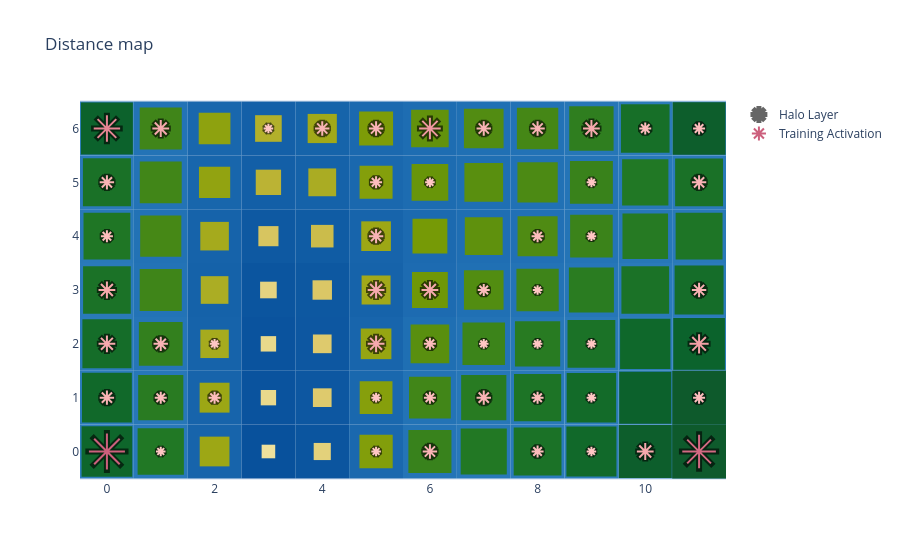

Write notebook code for a chart like this one.
### Code cell
basin.pond() \
    .pad_layer(gap="nogap") \
    .petal_layer() \
    .visualize();

### Figure 1 — Plotly figure (JSON) as saved in the notebook; plotly's stock layout.template omitted (floating-point values rounded to 4 significant figures)
{"data": [{"marker": {"color": "black", "line": {"color": "black", "width": 6}, "opacity": 0.6, "size": [36.0, 9.6, 9.6, 14.4, 12.0, 9.6, 16.8, 33.6, 14.4, 12.0, 12.0, 9.6, 12.0, 14.4, 12.0, 9.6, 12.0, 16.8, 14.4, 9.6, 16.8, 12.0, 9.6, 9.6, 9.6, 19.2, 16.8, 16.8, 16.8, 12.0, 9.6, 14.4, 12.0, 14.4, 12.0, 9.6, 14.4, 12.0, 9.6, 9.6, 14.4, 26.4, 16.8, 9.6, 14.4, 14.4, 21.6, 14.4, 14.4, 16.8, 12.0, 12.0], "symbol": "asterisk"}, "mode": "markers", "name": "Halo Layer", "x": [0, 1, 5, 6, 8, 9, 10, 11, 0, 1, 2, 5, 6, 7, 8, 9, 11, 0, 1, 2, 5, 6, 7, 8, 9, 11, 0, 5, 6, 7, 8, 11, 0, 5, 8, 9, 0, 5, 6, 9, 11, 0, 1, 3, 4, 5, 6, 7, 8, 9, 10, 11], "y": [0, 0, 0, 0, 0, 0, 0, 0, 1, 1, 1, 1, 1, 1, 1, 1, 1, 2, 2, 2, 2, 2, 2, 2, 2, 2, 3, 3, 3, 3, 3, 3, 4, 4, 4, 4, 5, 5, 5, 5, 5, 6, 6, 6, 6, 6, 6, 6, 6, 6, 6, 6], "type": "scatter"}, {"marker": {"color": [12, 1, 1, 3, 2, 1, 4, 11, 3, 2, 2, 1, 2, 3, 2, 1, 2, 4, 3, 1, 4, 2, 1, 1, 1, 5, 4, 4, 4, 2, 1, 3, 2, 3, 2, 1, 3, 2, 1, 1, 3, 8, 4, 1, 3, 3, 6, 3, 3, 4, 2, 2], "colorscale": [[0.0, "rgb(255, 198, 196)"], [0.3333, "rgb(244, 163, 168)"], [0.6667, "rgb(227, 129, 145)"], [1.0, "rgb(204, 96, 125)"]], "line": {"color": [12, 1, 1, 3, 2, 1, 4, 11, 3, 2, 2, 1, 2, 3, 2, 1, 2, 4, 3, 1, 4, 2, 1, 1, 1, 5, 4, 4, 4, 2, 1, 3, 2, 3, 2, 1, 3, 2, 1, 1, 3, 8, 4, 1, 3, 3, 6, 3, 3, 4, 2, 2], "colorscale": [[0.0, "rgb(255, 198, 196)"], [0.3333, "rgb(244, 163, 168)"], [0.6667, "rgb(227, 129, 145)"], [1.0, "rgb(204, 96, 125)"]], "width": 2}, "opacity": 1, "size": [30.0, 8.0, 8.0, 12.0, 10.0, 8.0, 14.0, 28.0, 12.0, 10.0, 10.0, 8.0, 10.0, 12.0, 10.0, 8.0, 10.0, 14.0, 12.0, 8.0, 14.0, 10.0, 8.0, 8.0, 8.0, 16.0, 14.0, 14.0, 14.0, 10.0, 8.0, 12.0, 10.0, 12.0, 10.0, 8.0, 12.0, 10.0, 8.0, 8.0, 12.0, 22.0, 14.0, 8.0, 12.0, 12.0, 18.0, 12.0, 12.0, 14.0, 10.0, 10.0], "symbol": "asterisk"}, "mode": "markers", "name": "Training Activation", "x": [0, 1, 5, 6, 8, 9, 10, 11, 0, 1, 2, 5, 6, 7, 8, 9, 11, 0, 1, 2, 5, 6, 7, 8, 9, 11, 0, 5, 6, 7, 8, 11, 0, 5, 8, 9, 0, 5, 6, 9, 11, 0, 1, 3, 4, 5, 6, 7, 8, 9, 10, 11], "y": [0, 0, 0, 0, 0, 0, 0, 0, 1, 1, 1, 1, 1, 1, 1, 1, 1, 2, 2, 2, 2, 2, 2, 2, 2, 2, 3, 3, 3, 3, 3, 3, 4, 4, 4, 4, 5, 5, 5, 5, 5, 6, 6, 6, 6, 6, 6, 6, 6, 6, 6, 6], "type": "scatter"}], "layout": {"shapes": [{"fillcolor": "rgb(45, 125, 187)", "layer": "between", "line": {"width": 0}, "type": "rect", "x0": -0.5, "x1": 0.5, "xref": "x", "y0": -0.5, "y1": 0.5, "yref": "y"}, {"fillcolor": "rgb(40, 120, 185)", "layer": "between", "line": {"width": 0}, "type": "rect", "x0": 0.5, "x1": 1.5, "xref": "x", "y0": -0.5, "y1": 0.5, "yref": "y"}, {"fillcolor": "rgb(23, 100, 171)", "layer": "between", "line": {"width": 0}, "type": "rect", "x0": 1.5, "x1": 2.5, "xref": "x", "y0": -0.5, "y1": 0.5, "yref": "y"}, {"fillcolor": "rgb(8, 81, 156)", "layer": "between", "line": {"width": 0}, "type": "rect", "x0": 2.5, "x1": 3.5, "xref": "x", "y0": -0.5, "y1": 0.5, "yref": "y"}, {"fillcolor": "rgb(11, 85, 159)", "layer": "between", "line": {"width": 0}, "type": "rect", "x0": 3.5, "x1": 4.5, "xref": "x", "y0": -0.5, "y1": 0.5, "yref": "y"}, {"fillcolor": "rgb(26, 104, 174)", "layer": "between", "line": {"width": 0}, "type": "rect", "x0": 4.5, "x1": 5.5, "xref": "x", "y0": -0.5, "y1": 0.5, "yref": "y"}, {"fillcolor": "rgb(36, 116, 183)", "layer": "between", "line": {"width": 0}, "type": "rect", "x0": 5.5, "x1": 6.5, "xref": "x", "y0": -0.5, "y1": 0.5, "yref": "y"}, {"fillcolor": "rgb(40, 120, 185)", "layer": "between", "line": {"width": 0}, "type": "rect", "x0": 6.5, "x1": 7.5, "xref": "x", "y0": -0.5, "y1": 0.5, "yref": "y"}, {"fillcolor": "rgb(42, 122, 186)", "layer": "between", "line": {"width": 0}, "type": "rect", "x0": 7.5, "x1": 8.5, "xref": "x", "y0": -0.5, "y1": 0.5, "yref": "y"}, {"fillcolor": "rgb(45, 125, 187)", "layer": "between", "line": {"width": 0}, "type": "rect", "x0": 8.5, "x1": 9.5, "xref": "x", "y0": -0.5, "y1": 0.5, "yref": "y"}, {"fillcolor": "rgb(48, 128, 189)", "layer": "between", "line": {"width": 0}, "type": "rect", "x0": 9.5, "x1": 10.5, "xref": "x", "y0": -0.5, "y1": 0.5, "yref": "y"}, {"fillcolor": "rgb(49, 129, 189)", "layer": "between", "line": {"width": 0}, "type": "rect", "x0": 10.5, "x1": 11.5, "xref": "x", "y0": -0.5, "y1": 0.5, "yref": "y"}, {"fillcolor": "rgb(44, 124, 187)", "layer": "between", "line": {"width": 0}, "type": "rect", "x0": -0.5, "x1": 0.5, "xref": "x", "y0": 0.5, "y1": 1.5, "yref": "y"}, {"fillcolor": "rgb(39, 119, 184)", "layer": "between", "line": {"width": 0}, "type": "rect", "x0": 0.5, "x1": 1.5, "xref": "x", "y0": 0.5, "y1": 1.5, "yref": "y"}, {"fillcolor": "rgb(23, 100, 171)", "layer": "between", "line": {"width": 0}, "type": "rect", "x0": 1.5, "x1": 2.5, "xref": "x", "y0": 0.5, "y1": 1.5, "yref": "y"}, {"fillcolor": "rgb(10, 83, 158)", "layer": "between", "line": {"width": 0}, "type": "rect", "x0": 2.5, "x1": 3.5, "xref": "x", "y0": 0.5, "y1": 1.5, "yref": "y"}, {"fillcolor": "rgb(13, 87, 161)", "layer": "between", "line": {"width": 0}, "type": "rect", "x0": 3.5, "x1": 4.5, "xref": "x", "y0": 0.5, "y1": 1.5, "yref": "y"}, {"fillcolor": "rgb(26, 104, 174)", "layer": "between", "line": {"width": 0}, "type": "rect", "x0": 4.5, "x1": 5.5, "xref": "x", "y0": 0.5, "y1": 1.5, "yref": "y"}, {"fillcolor": "rgb(35, 115, 182)", "layer": "between", "line": {"width": 0}, "type": "rect", "x0": 5.5, "x1": 6.5, "xref": "x", "y0": 0.5, "y1": 1.5, "yref": "y"}, {"fillcolor": "rgb(39, 119, 184)", "layer": "between", "line": {"width": 0}, "type": "rect", "x0": 6.5, "x1": 7.5, "xref": "x", "y0": 0.5, "y1": 1.5, "yref": "y"}, {"fillcolor": "rgb(41, 121, 185)", "layer": "between", "line": {"width": 0}, "type": "rect", "x0": 7.5, "x1": 8.5, "xref": "x", "y0": 0.5, "y1": 1.5, "yref": "y"}, {"fillcolor": "rgb(44, 124, 187)", "layer": "between", "line": {"width": 0}, "type": "rect", "x0": 8.5, "x1": 9.5, "xref": "x", "y0": 0.5, "y1": 1.5, "yref": "y"}, {"fillcolor": "rgb(47, 127, 188)", "layer": "between", "line": {"width": 0}, "type": "rect", "x0": 9.5, "x1": 10.5, "xref": "x", "y0": 0.5, "y1": 1.5, "yref": "y"}, {"fillcolor": "rgb(49, 129, 189)", "layer": "between", "line": {"width": 0}, "type": "rect", "x0": 10.5, "x1": 11.5, "xref": "x", "y0": 0.5, "y1": 1.5, "yref": "y"}, {"fillcolor": "rgb(43, 123, 186)", "layer": "between", "line": {"width": 0}, "type": "rect", "x0": -0.5, "x1": 0.5, "xref": "x", "y0": 1.5, "y1": 2.5, "yref": "y"}, {"fillcolor": "rgb(37, 117, 183)", "layer": "between", "line": {"width": 0}, "type": "rect", "x0": 0.5, "x1": 1.5, "xref": "x", "y0": 1.5, "y1": 2.5, "yref": "y"}, {"fillcolor": "rgb(22, 99, 170)", "layer": "between", "line": {"width": 0}, "type": "rect", "x0": 1.5, "x1": 2.5, "xref": "x", "y0": 1.5, "y1": 2.5, "yref": "y"}, {"fillcolor": "rgb(10, 83, 158)", "layer": "between", "line": {"width": 0}, "type": "rect", "x0": 2.5, "x1": 3.5, "xref": "x", "y0": 1.5, "y1": 2.5, "yref": "y"}, {"fillcolor": "rgb(13, 87, 161)", "layer": "between", "line": {"width": 0}, "type": "rect", "x0": 3.5, "x1": 4.5, "xref": "x", "y0": 1.5, "y1": 2.5, "yref": "y"}, {"fillcolor": "rgb(24, 101, 172)", "layer": "between", "line": {"width": 0}, "type": "rect", "x0": 4.5, "x1": 5.5, "xref": "x", "y0": 1.5, "y1": 2.5, "yref": "y"}, {"fillcolor": "rgb(31, 111, 179)", "layer": "between", "line": {"width": 0}, "type": "rect", "x0": 5.5, "x1": 6.5, "xref": "x", "y0": 1.5, "y1": 2.5, "yref": "y"}, {"fillcolor": "rgb(35, 115, 182)", "layer": "between", "line": {"width": 0}, "type": "rect", "x0": 6.5, "x1": 7.5, "xref": "x", "y0": 1.5, "y1": 2.5, "yref": "y"}, {"fillcolor": "rgb(39, 119, 184)", "layer": "between", "line": {"width": 0}, "type": "rect", "x0": 7.5, "x1": 8.5, "xref": "x", "y0": 1.5, "y1": 2.5, "yref": "y"}, {"fillcolor": "rgb(42, 122, 186)", "layer": "between", "line": {"width": 0}, "type": "rect", "x0": 8.5, "x1": 9.5, "xref": "x", "y0": 1.5, "y1": 2.5, "yref": "y"}, {"fillcolor": "rgb(45, 125, 187)", "layer": "between", "line": {"width": 0}, "type": "rect", "x0": 9.5, "x1": 10.5, "xref": "x", "y0": 1.5, "y1": 2.5, "yref": "y"}, {"fillcolor": "rgb(47, 127, 188)", "layer": "between", "line": {"width": 0}, "type": "rect", "x0": 10.5, "x1": 11.5, "xref": "x", "y0": 1.5, "y1": 2.5, "yref": "y"}, {"fillcolor": "rgb(42, 122, 186)", "layer": "between", "line": {"width": 0}, "type": "rect", "x0": -0.5, "x1": 0.5, "xref": "x", "y0": 2.5, "y1": 3.5, "yref": "y"}, {"fillcolor": "rgb(35, 115, 182)", "layer": "between", "line": {"width": 0}, "type": "rect", "x0": 0.5, "x1": 1.5, "xref": "x", "y0": 2.5, "y1": 3.5, "yref": "y"}, {"fillcolor": "rgb(21, 98, 169)", "layer": "between", "line": {"width": 0}, "type": "rect", "x0": 1.5, "x1": 2.5, "xref": "x", "y0": 2.5, "y1": 3.5, "yref": "y"}, {"fillcolor": "rgb(11, 85, 159)", "layer": "between", "line": {"width": 0}, "type": "rect", "x0": 2.5, "x1": 3.5, "xref": "x", "y0": 2.5, "y1": 3.5, "yref": "y"}, {"fillcolor": "rgb(13, 88, 161)", "layer": "between", "line": {"width": 0}, "type": "rect", "x0": 3.5, "x1": 4.5, "xref": "x", "y0": 2.5, "y1": 3.5, "yref": "y"}, {"fillcolor": "rgb(22, 99, 170)", "layer": "between", "line": {"width": 0}, "type": "rect", "x0": 4.5, "x1": 5.5, "xref": "x", "y0": 2.5, "y1": 3.5, "yref": "y"}, {"fillcolor": "rgb(29, 107, 177)", "layer": "between", "line": {"width": 0}, "type": "rect", "x0": 5.5, "x1": 6.5, "xref": "x", "y0": 2.5, "y1": 3.5, "yref": "y"}, {"fillcolor": "rgb(32, 112, 180)", "layer": "between", "line": {"width": 0}, "type": "rect", "x0": 6.5, "x1": 7.5, "xref": "x", "y0": 2.5, "y1": 3.5, "yref": "y"}, {"fillcolor": "rgb(35, 115, 182)", "layer": "between", "line": {"width": 0}, "type": "rect", "x0": 7.5, "x1": 8.5, "xref": "x", "y0": 2.5, "y1": 3.5, "yref": "y"}, {"fillcolor": "rgb(38, 118, 184)", "layer": "between", "line": {"width": 0}, "type": "rect", "x0": 8.5, "x1": 9.5, "xref": "x", "y0": 2.5, "y1": 3.5, "yref": "y"}, {"fillcolor": "rgb(42, 122, 186)", "layer": "between", "line": {"width": 0}, "type": "rect", "x0": 9.5, "x1": 10.5, "xref": "x", "y0": 2.5, "y1": 3.5, "yref": "y"}, {"fillcolor": "rgb(43, 123, 186)", "layer": "between", "line": {"width": 0}, "type": "rect", "x0": 10.5, "x1": 11.5, "xref": "x", "y0": 2.5, "y1": 3.5, "yref": "y"}, {"fillcolor": "rgb(41, 121, 185)", "layer": "between", "line": {"width": 0}, "type": "rect", "x0": -0.5, "x1": 0.5, "xref": "x", "y0": 3.5, "y1": 4.5, "yref": "y"}, {"fillcolor": "rgb(34, 114, 181)", "layer": "between", "line": {"width": 0}, "type": "rect", "x0": 0.5, "x1": 1.5, "xref": "x", "y0": 3.5, "y1": 4.5, "yref": "y"}, {"fillcolor": "rgb(22, 99, 170)", "layer": "between", "line": {"width": 0}, "type": "rect", "x0": 1.5, "x1": 2.5, "xref": "x", "y0": 3.5, "y1": 4.5, "yref": "y"}, {"fillcolor": "rgb(14, 89, 162)", "layer": "between", "line": {"width": 0}, "type": "rect", "x0": 2.5, "x1": 3.5, "xref": "x", "y0": 3.5, "y1": 4.5, "yref": "y"}, {"fillcolor": "rgb(16, 92, 164)", "layer": "between", "line": {"width": 0}, "type": "rect", "x0": 3.5, "x1": 4.5, "xref": "x", "y0": 3.5, "y1": 4.5, "yref": "y"}, {"fillcolor": "rgb(23, 100, 171)", "layer": "between", "line": {"width": 0}, "type": "rect", "x0": 4.5, "x1": 5.5, "xref": "x", "y0": 3.5, "y1": 4.5, "yref": "y"}, {"fillcolor": "rgb(28, 106, 176)", "layer": "between", "line": {"width": 0}, "type": "rect", "x0": 5.5, "x1": 6.5, "xref": "x", "y0": 3.5, "y1": 4.5, "yref": "y"}, {"fillcolor": "rgb(31, 110, 179)", "layer": "between", "line": {"width": 0}, "type": "rect", "x0": 6.5, "x1": 7.5, "xref": "x", "y0": 3.5, "y1": 4.5, "yref": "y"}, {"fillcolor": "rgb(33, 112, 181)", "layer": "between", "line": {"width": 0}, "type": "rect", "x0": 7.5, "x1": 8.5, "xref": "x", "y0": 3.5, "y1": 4.5, "yref": "y"}, {"fillcolor": "rgb(36, 116, 182)", "layer": "between", "line": {"width": 0}, "type": "rect", "x0": 8.5, "x1": 9.5, "xref": "x", "y0": 3.5, "y1": 4.5, "yref": "y"}, {"fillcolor": "rgb(39, 119, 184)", "layer": "between", "line": {"width": 0}, "type": "rect", "x0": 9.5, "x1": 10.5, "xref": "x", "y0": 3.5, "y1": 4.5, "yref": "y"}, {"fillcolor": "rgb(41, 121, 185)", "layer": "between", "line": {"width": 0}, "type": "rect", "x0": 10.5, "x1": 11.5, "xref": "x", "y0": 3.5, "y1": 4.5, "yref": "y"}, {"fillcolor": "rgb(42, 122, 186)", "layer": "between", "line": {"width": 0}, "type": "rect", "x0": -0.5, "x1": 0.5, "xref": "x", "y0": 4.5, "y1": 5.5, "yref": "y"}, {"fillcolor": "rgb(35, 115, 182)", "layer": "between", "line": {"width": 0}, "type": "rect", "x0": 0.5, "x1": 1.5, "xref": "x", "y0": 4.5, "y1": 5.5, "yref": "y"}, {"fillcolor": "rgb(24, 102, 172)", "layer": "between", "line": {"width": 0}, "type": "rect", "x0": 1.5, "x1": 2.5, "xref": "x", "y0": 4.5, "y1": 5.5, "yref": "y"}, {"fillcolor": "rgb(19, 95, 167)", "layer": "between", "line": {"width": 0}, "type": "rect", "x0": 2.5, "x1": 3.5, "xref": "x", "y0": 4.5, "y1": 5.5, "yref": "y"}, {"fillcolor": "rgb(21, 98, 169)", "layer": "between", "line": {"width": 0}, "type": "rect", "x0": 3.5, "x1": 4.5, "xref": "x", "y0": 4.5, "y1": 5.5, "yref": "y"}, {"fillcolor": "rgb(26, 104, 174)", "layer": "between", "line": {"width": 0}, "type": "rect", "x0": 4.5, "x1": 5.5, "xref": "x", "y0": 4.5, "y1": 5.5, "yref": "y"}, {"fillcolor": "rgb(29, 108, 177)", "layer": "between", "line": {"width": 0}, "type": "rect", "x0": 5.5, "x1": 6.5, "xref": "x", "y0": 4.5, "y1": 5.5, "yref": "y"}, {"fillcolor": "rgb(31, 111, 179)", "layer": "between", "line": {"width": 0}, "type": "rect", "x0": 6.5, "x1": 7.5, "xref": "x", "y0": 4.5, "y1": 5.5, "yref": "y"}, {"fillcolor": "rgb(33, 113, 181)", "layer": "between", "line": {"width": 0}, "type": "rect", "x0": 7.5, "x1": 8.5, "xref": "x", "y0": 4.5, "y1": 5.5, "yref": "y"}, {"fillcolor": "rgb(36, 116, 183)", "layer": "between", "line": {"width": 0}, "type": "rect", "x0": 8.5, "x1": 9.5, "xref": "x", "y0": 4.5, "y1": 5.5, "yref": "y"}, {"fillcolor": "rgb(40, 120, 185)", "layer": "between", "line": {"width": 0}, "type": "rect", "x0": 9.5, "x1": 10.5, "xref": "x", "y0": 4.5, "y1": 5.5, "yref": "y"}, {"fillcolor": "rgb(42, 122, 186)", "layer": "between", "line": {"width": 0}, "type": "rect", "x0": 10.5, "x1": 11.5, "xref": "x", "y0": 4.5, "y1": 5.5, "yref": "y"}, {"fillcolor": "rgb(47, 127, 188)", "layer": "between", "line": {"width": 0}, "type": "rect", "x0": -0.5, "x1": 0.5, "xref": "x", "y0": 5.5, "y1": 6.5, "yref": "y"}, {"fillcolor": "rgb(35, 115, 182)", "layer": "between", "line": {"width": 0}, "type": "rect", "x0": 0.5, "x1": 1.5, "xref": "x", "y0": 5.5, "y1": 6.5, "yref": "y"}, {"fillcolor": "rgb(25, 103, 173)", "layer": "between", "line": {"width": 0}, "type": "rect", "x0": 1.5, "x1": 2.5, "xref": "x", "y0": 5.5, "y1": 6.5, "yref": "y"}, {"fillcolor": "rgb(20, 96, 168)", "layer": "between", "line": {"width": 0}, "type": "rect", "x0": 2.5, "x1": 3.5, "xref": "x", "y0": 5.5, "y1": 6.5, "yref": "y"}, {"fillcolor": "rgb(22, 100, 170)", "layer": "between", "line": {"width": 0}, "type": "rect", "x0": 3.5, "x1": 4.5, "xref": "x", "y0": 5.5, "y1": 6.5, "yref": "y"}, {"fillcolor": "rgb(27, 105, 175)", "layer": "between", "line": {"width": 0}, "type": "rect", "x0": 4.5, "x1": 5.5, "xref": "x", "y0": 5.5, "y1": 6.5, "yref": "y"}, {"fillcolor": "rgb(30, 109, 178)", "layer": "between", "line": {"width": 0}, "type": "rect", "x0": 5.5, "x1": 6.5, "xref": "x", "y0": 5.5, "y1": 6.5, "yref": "y"}, {"fillcolor": "rgb(32, 112, 180)", "layer": "between", "line": {"width": 0}, "type": "rect", "x0": 6.5, "x1": 7.5, "xref": "x", "y0": 5.5, "y1": 6.5, "yref": "y"}, {"fillcolor": "rgb(34, 114, 182)", "layer": "between", "line": {"width": 0}, "type": "rect", "x0": 7.5, "x1": 8.5, "xref": "x", "y0": 5.5, "y1": 6.5, "yref": "y"}, {"fillcolor": "rgb(38, 118, 183)", "layer": "between", "line": {"width": 0}, "type": "rect", "x0": 8.5, "x1": 9.5, "xref": "x", "y0": 5.5, "y1": 6.5, "yref": "y"}, {"fillcolor": "rgb(43, 123, 186)", "layer": "between", "line": {"width": 0}, "type": "rect", "x0": 9.5, "x1": 10.5, "xref": "x", "y0": 5.5, "y1": 6.5, "yref": "y"}, {"fillcolor": "rgb(48, 128, 189)", "layer": "between", "line": {"width": 0}, "type": "rect", "x0": 10.5, "x1": 11.5, "xref": "x", "y0": 5.5, "y1": 6.5, "yref": "y"}, {"fillcolor": "rgb(14, 102, 43)", "layer": "between", "line": {"width": 0}, "type": "rect", "x0": -0.4707, "x1": 0.4707, "xref": "x", "y0": -0.4707, "y1": 0.4707, "yref": "y"}, {"fillcolor": "rgb(33, 120, 37)", "layer": "between", "line": {"width": 0}, "type": "rect", "x0": 0.5704, "x1": 1.43, "xref": "x", "y0": -0.4296, "y1": 0.4296, "yref": "y"}, {"fillcolor": "rgb(157, 167, 21)", "layer": "between", "line": {"width": 0}, "type": "rect", "x0": 1.724, "x1": 2.276, "xref": "x", "y0": -0.2763, "y1": 0.2763, "yref": "y"}, {"fillcolor": "rgb(239, 225, 156)", "layer": "between", "line": {"width": 0}, "type": "rect", "x0": 2.874, "x1": 3.126, "xref": "x", "y0": -0.1263, "y1": 0.1263, "yref": "y"}, {"fillcolor": "rgb(227, 209, 123)", "layer": "between", "line": {"width": 0}, "type": "rect", "x0": 3.841, "x1": 4.159, "xref": "x", "y0": -0.1591, "y1": 0.1591, "yref": "y"}, {"fillcolor": "rgb(130, 158, 11)", "layer": "between", "line": {"width": 0}, "type": "rect", "x0": 4.691, "x1": 5.309, "xref": "x", "y0": -0.309, "y1": 0.309, "yref": "y"}, {"fillcolor": "rgb(56, 130, 28)", "layer": "between", "line": {"width": 0}, "type": "rect", "x0": 5.6, "x1": 6.4, "xref": "x", "y0": -0.3998, "y1": 0.3998, "yref": "y"}, {"fillcolor": "rgb(34, 120, 36)", "layer": "between", "line": {"width": 0}, "type": "rect", "x0": 6.572, "x1": 7.428, "xref": "x", "y0": -0.4284, "y1": 0.4284, "yref": "y"}, {"fillcolor": "rgb(27, 114, 39)", "layer": "between", "line": {"width": 0}, "type": "rect", "x0": 7.556, "x1": 8.444, "xref": "x", "y0": -0.4435, "y1": 0.4435, "yref": "y"}, {"fillcolor": "rgb(17, 105, 42)", "layer": "between", "line": {"width": 0}, "type": "rect", "x0": 8.535, "x1": 9.465, "xref": "x", "y0": -0.4647, "y1": 0.4647, "yref": "y"}, {"fillcolor": "rgb(13, 94, 44)", "layer": "between", "line": {"width": 0}, "type": "rect", "x0": 9.509, "x1": 10.49, "xref": "x", "y0": -0.4907, "y1": 0.4907, "yref": "y"}, {"fillcolor": "rgb(14, 90, 44)", "layer": "between", "line": {"width": 0}, "type": "rect", "x0": 10.5, "x1": 11.5, "xref": "x", "y0": -0.5, "y1": 0.5, "yref": "y"}, {"fillcolor": "rgb(17, 105, 42)", "layer": "between", "line": {"width": 0}, "type": "rect", "x0": -0.4632, "x1": 0.4632, "xref": "x", "y0": 0.5368, "y1": 1.463, "yref": "y"}, {"fillcolor": "rgb(41, 123, 34)", "layer": "between", "line": {"width": 0}, "type": "rect", "x0": 0.5808, "x1": 1.419, "xref": "x", "y0": 0.5808, "y1": 1.419, "yref": "y"}, {"fillcolor": "rgb(156, 167, 21)", "layer": "between", "line": {"width": 0}, "type": "rect", "x0": 1.722, "x1": 2.278, "xref": "x", "y0": 0.7224, "y1": 1.278, "yref": "y"}, {"fillcolor": "rgb(233, 217, 140)", "layer": "between", "line": {"width": 0}, "type": "rect", "x0": 2.857, "x1": 3.143, "xref": "x", "y0": 0.8572, "y1": 1.143, "yref": "y"}, {"fillcolor": "rgb(222, 202, 109)", "layer": "between", "line": {"width": 0}, "type": "rect", "x0": 3.827, "x1": 4.173, "xref": "x", "y0": 0.8265, "y1": 1.173, "yref": "y"}, {"fillcolor": "rgb(134, 159, 12)", "layer": "between", "line": {"width": 0}, "type": "rect", "x0": 4.696, "x1": 5.304, "xref": "x", "y0": 0.6956, "y1": 1.304, "yref": "y"}, {"fillcolor": "rgb(65, 134, 24)", "layer": "between", "line": {"width": 0}, "type": "rect", "x0": 5.612, "x1": 6.388, "xref": "x", "y0": 0.6117, "y1": 1.388, "yref": "y"}, {"fillcolor": "rgb(40, 123, 34)", "layer": "between", "line": {"width": 0}, "type": "rect", "x0": 6.58, "x1": 7.42, "xref": "x", "y0": 0.5802, "y1": 1.42, "yref": "y"}, {"fillcolor": "rgb(29, 116, 38)", "layer": "between", "line": {"width": 0}, "type": "rect", "x0": 7.562, "x1": 8.438, "xref": "x", "y0": 0.5619, "y1": 1.438, "yref": "y"}, {"fillcolor": "rgb(19, 107, 41)", "layer": "between", "line": {"width": 0}, "type": "rect", "x0": 8.541, "x1": 9.459, "xref": "x", "y0": 0.5406, "y1": 1.459, "yref": "y"}, {"fillcolor": "rgb(12, 97, 44)", "layer": "between", "line": {"width": 0}, "type": "rect", "x0": 9.517, "x1": 10.48, "xref": "x", "y0": 0.517, "y1": 1.483, "yref": "y"}, {"fillcolor": "rgb(14, 90, 44)", "layer": "between", "line": {"width": 0}, "type": "rect", "x0": 10.5, "x1": 11.5, "xref": "x", "y0": 0.5019, "y1": 1.498, "yref": "y"}, {"fillcolor": "rgb(21, 109, 41)", "layer": "between", "line": {"width": 0}, "type": "rect", "x0": -0.4556, "x1": 0.4556, "xref": "x", "y0": 1.544, "y1": 2.456, "yref": "y"}, {"fillcolor": "rgb(51, 128, 30)", "layer": "between", "line": {"width": 0}, "type": "rect", "x0": 0.5937, "x1": 1.406, "xref": "x", "y0": 1.594, "y1": 2.406, "yref": "y"}, {"fillcolor": "rgb(166, 171, 30)", "layer": "between", "line": {"width": 0}, "type": "rect", "x0": 1.736, "x1": 2.264, "xref": "x", "y0": 1.736, "y1": 2.264, "yref": "y"}, {"fillcolor": "rgb(233, 217, 139)", "layer": "between", "line": {"width": 0}, "type": "rect", "x0": 2.857, "x1": 3.143, "xref": "x", "y0": 1.857, "y1": 2.143, "yref": "y"}, {"fillcolor": "rgb(222, 202, 109)", "layer": "between", "line": {"width": 0}, "type": "rect", "x0": 3.827, "x1": 4.173, "xref": "x", "y0": 1.827, "y1": 2.173, "yref": "y"}, {"fillcolor": "rgb(150, 165, 18)", "layer": "between", "line": {"width": 0}, "type": "rect", "x0": 4.715, "x1": 5.285, "xref": "x", "y0": 1.715, "y1": 2.285, "yref": "y"}, {"fillcolor": "rgb(89, 143, 15)", "layer": "between", "line": {"width": 0}, "type": "rect", "x0": 5.641, "x1": 6.359, "xref": "x", "y0": 1.641, "y1": 2.359, "yref": "y"}, {"fillcolor": "rgb(60, 132, 26)", "layer": "between", "line": {"width": 0}, "type": "rect", "x0": 6.605, "x1": 7.395, "xref": "x", "y0": 1.605, "y1": 2.395, "yref": "y"}, {"fillcolor": "rgb(40, 123, 34)", "layer": "between", "line": {"width": 0}, "type": "rect", "x0": 7.58, "x1": 8.42, "xref": "x", "y0": 1.58, "y1": 2.42, "yref": "y"}, {"fillcolor": "rgb(27, 114, 39)", "layer": "between", "line": {"width": 0}, "type": "rect", "x0": 8.556, "x1": 9.444, "xref": "x", "y0": 1.556, "y1": 2.444, "yref": "y"}, {"fillcolor": "rgb(15, 104, 43)", "layer": "between", "line": {"width": 0}, "type": "rect", "x0": 9.532, "x1": 10.47, "xref": "x", "y0": 1.532, "y1": 2.468, "yref": "y"}, {"fillcolor": "rgb(11, 99, 44)", "layer": "between", "line": {"width": 0}, "type": "rect", "x0": 10.52, "x1": 11.48, "xref": "x", "y0": 1.52, "y1": 2.48, "yref": "y"}, {"fillcolor": "rgb(27, 114, 39)", "layer": "between", "line": {"width": 0}, "type": "rect", "x0": -0.4427, "x1": 0.4427, "xref": "x", "y0": 2.557, "y1": 3.443, "yref": "y"}, {"fillcolor": "rgb(63, 133, 25)", "layer": "between", "line": {"width": 0}, "type": "rect", "x0": 0.6092, "x1": 1.391, "xref": "x", "y0": 2.609, "y1": 3.391, "yref": "y"}, {"fillcolor": "rgb(171, 173, 36)", "layer": "between", "line": {"width": 0}, "type": "rect", "x0": 1.743, "x1": 2.257, "xref": "x", "y0": 2.743, "y1": 3.257, "yref": "y"}, {"fillcolor": "rgb(229, 211, 128)", "layer": "between", "line": {"width": 0}, "type": "rect", "x0": 2.846, "x1": 3.154, "xref": "x", "y0": 2.846, "y1": 3.154, "yref": "y"}, {"fillcolor": "rgb(219, 199, 102)", "layer": "between", "line": {"width": 0}, "type": "rect", "x0": 3.82, "x1": 4.18, "xref": "x", "y0": 2.82, "y1": 3.18, "yref": "y"}, {"fillcolor": "rgb(162, 169, 26)", "layer": "between", "line": {"width": 0}, "type": "rect", "x0": 4.73, "x1": 5.27, "xref": "x", "y0": 2.73, "y1": 3.27, "yref": "y"}, {"fillcolor": "rgb(111, 151, 7)", "layer": "between", "line": {"width": 0}, "type": "rect", "x0": 5.667, "x1": 6.333, "xref": "x", "y0": 2.667, "y1": 3.333, "yref": "y"}, {"fillcolor": "rgb(82, 141, 17)", "layer": "between", "line": {"width": 0}, "type": "rect", "x0": 6.632, "x1": 7.368, "xref": "x", "y0": 2.632, "y1": 3.368, "yref": "y"}, {"fillcolor": "rgb(62, 132, 25)", "layer": "between", "line": {"width": 0}, "type": "rect", "x0": 7.607, "x1": 8.393, "xref": "x", "y0": 2.607, "y1": 3.393, "yref": "y"}, {"fillcolor": "rgb(42, 124, 33)", "layer": "between", "line": {"width": 0}, "type": "rect", "x0": 8.582, "x1": 9.418, "xref": "x", "y0": 2.582, "y1": 3.418, "yref": "y"}, {"fillcolor": "rgb(27, 114, 39)", "layer": "between", "line": {"width": 0}, "type": "rect", "x0": 9.557, "x1": 10.44, "xref": "x", "y0": 2.557, "y1": 3.443, "yref": "y"}, {"fillcolor": "rgb(21, 109, 41)", "layer": "between", "line": {"width": 0}, "type": "rect", "x0": 10.55, "x1": 11.45, "xref": "x", "y0": 2.545, "y1": 3.455, "yref": "y"}, {"fillcolor": "rgb(31, 118, 37)", "layer": "between", "line": {"width": 0}, "type": "rect", "x0": -0.4346, "x1": 0.4346, "xref": "x", "y0": 3.565, "y1": 4.435, "yref": "y"}, {"fillcolor": "rgb(70, 136, 22)", "layer": "between", "line": {"width": 0}, "type": "rect", "x0": 0.6177, "x1": 1.382, "xref": "x", "y0": 3.618, "y1": 4.382, "yref": "y"}, {"fillcolor": "rgb(165, 170, 29)", "layer": "between", "line": {"width": 0}, "type": "rect", "x0": 1.735, "x1": 2.265, "xref": "x", "y0": 3.735, "y1": 4.265, "yref": "y"}, {"fillcolor": "rgb(215, 197, 96)", "layer": "between", "line": {"width": 0}, "type": "rect", "x0": 2.813, "x1": 3.187, "xref": "x", "y0": 3.813, "y1": 4.187, "yref": "y"}, {"fillcolor": "rgb(203, 188, 75)", "layer": "between", "line": {"width": 0}, "type": "rect", "x0": 3.79, "x1": 4.21, "xref": "x", "y0": 3.79, "y1": 4.21, "yref": "y"}, {"fillcolor": "rgb(157, 167, 21)", "layer": "between", "line": {"width": 0}, "type": "rect", "x0": 4.724, "x1": 5.276, "xref": "x", "y0": 3.724, "y1": 4.276, "yref": "y"}, {"fillcolor": "rgb(118, 154, 6)", "layer": "between", "line": {"width": 0}, "type": "rect", "x0": 5.676, "x1": 6.324, "xref": "x", "y0": 3.676, "y1": 4.324, "yref": "y"}, {"fillcolor": "rgb(95, 145, 13)", "layer": "between", "line": {"width": 0}, "type": "rect", "x0": 6.648, "x1": 7.352, "xref": "x", "y0": 3.648, "y1": 4.352, "yref": "y"}, {"fillcolor": "rgb(79, 139, 19)", "layer": "between", "line": {"width": 0}, "type": "rect", "x0": 7.628, "x1": 8.372, "xref": "x", "y0": 3.628, "y1": 4.372, "yref": "y"}, {"fillcolor": "rgb(59, 131, 26)", "layer": "between", "line": {"width": 0}, "type": "rect", "x0": 8.604, "x1": 9.396, "xref": "x", "y0": 3.604, "y1": 4.396, "yref": "y"}, {"fillcolor": "rgb(38, 122, 35)", "layer": "between", "line": {"width": 0}, "type": "rect", "x0": 9.577, "x1": 10.42, "xref": "x", "y0": 3.577, "y1": 4.423, "yref": "y"}, {"fillcolor": "rgb(30, 117, 38)", "layer": "between", "line": {"width": 0}, "type": "rect", "x0": 10.56, "x1": 11.44, "xref": "x", "y0": 3.564, "y1": 4.436, "yref": "y"}, {"fillcolor": "rgb(26, 113, 39)", "layer": "between", "line": {"width": 0}, "type": "rect", "x0": -0.4458, "x1": 0.4458, "xref": "x", "y0": 4.554, "y1": 5.446, "yref": "y"}, {"fillcolor": "rgb(65, 134, 24)", "layer": "between", "line": {"width": 0}, "type": "rect", "x0": 0.6107, "x1": 1.389, "xref": "x", "y0": 4.611, "y1": 5.389, "yref": "y"}, {"fillcolor": "rgb(146, 163, 17)", "layer": "between", "line": {"width": 0}, "type": "rect", "x0": 1.71, "x1": 2.29, "xref": "x", "y0": 4.71, "y1": 5.29, "yref": "y"}, {"fillcolor": "rgb(187, 179, 52)", "layer": "between", "line": {"width": 0}, "type": "rect", "x0": 2.765, "x1": 3.235, "xref": "x", "y0": 4.765, "y1": 5.235, "yref": "y"}, {"fillcolor": "rgb(170, 172, 35)", "layer": "between", "line": {"width": 0}, "type": "rect", "x0": 3.742, "x1": 4.258, "xref": "x", "y0": 4.742, "y1": 5.258, "yref": "y"}, {"fillcolor": "rgb(132, 159, 11)", "layer": "between", "line": {"width": 0}, "type": "rect", "x0": 4.693, "x1": 5.307, "xref": "x", "y0": 4.693, "y1": 5.307, "yref": "y"}, {"fillcolor": "rgb(104, 149, 9)", "layer": "between", "line": {"width": 0}, "type": "rect", "x0": 5.659, "x1": 6.341, "xref": "x", "y0": 4.659, "y1": 5.341, "yref": "y"}, {"fillcolor": "rgb(89, 143, 15)", "layer": "between", "line": {"width": 0}, "type": "rect", "x0": 6.64, "x1": 7.36, "xref": "x", "y0": 4.64, "y1": 5.36, "yref": "y"}, {"fillcolor": "rgb(76, 138, 20)", "layer": "between", "line": {"width": 0}, "type": "rect", "x0": 7.625, "x1": 8.375, "xref": "x", "y0": 4.625, "y1": 5.375, "yref": "y"}, {"fillcolor": "rgb(57, 130, 27)", "layer": "between", "line": {"width": 0}, "type": "rect", "x0": 8.602, "x1": 9.398, "xref": "x", "y0": 4.602, "y1": 5.398, "yref": "y"}, {"fillcolor": "rgb(33, 120, 37)", "layer": "between", "line": {"width": 0}, "type": "rect", "x0": 9.57, "x1": 10.43, "xref": "x", "y0": 4.57, "y1": 5.43, "yref": "y"}, {"fillcolor": "rgb(26, 113, 39)", "layer": "between", "line": {"width": 0}, "type": "rect", "x0": 10.55, "x1": 11.45, "xref": "x", "y0": 4.555, "y1": 5.445, "yref": "y"}, {"fillcolor": "rgb(12, 98, 44)", "layer": "between", "line": {"width": 0}, "type": "rect", "x0": -0.4819, "x1": 0.4819, "xref": "x", "y0": 5.518, "y1": 6.482, "yref": "y"}, {"fillcolor": "rgb(64, 133, 25)", "layer": "between", "line": {"width": 0}, "type": "rect", "x0": 0.6095, "x1": 1.39, "xref": "x", "y0": 5.61, "y1": 6.39, "yref": "y"}, {"fillcolor": "rgb(142, 162, 15)", "layer": "between", "line": {"width": 0}, "type": "rect", "x0": 1.705, "x1": 2.295, "xref": "x", "y0": 5.705, "y1": 6.295, "yref": "y"}, {"fillcolor": "rgb(178, 176, 43)", "layer": "between", "line": {"width": 0}, "type": "rect", "x0": 2.753, "x1": 3.247, "xref": "x", "y0": 5.753, "y1": 6.247, "yref": "y"}, {"fillcolor": "rgb(161, 169, 25)", "layer": "between", "line": {"width": 0}, "type": "rect", "x0": 3.729, "x1": 4.271, "xref": "x", "y0": 5.729, "y1": 6.271, "yref": "y"}, {"fillcolor": "rgb(125, 156, 8)", "layer": "between", "line": {"width": 0}, "type": "rect", "x0": 4.684, "x1": 5.316, "xref": "x", "y0": 5.684, "y1": 6.316, "yref": "y"}, {"fillcolor": "rgb(98, 146, 12)", "layer": "between", "line": {"width": 0}, "type": "rect", "x0": 5.651, "x1": 6.349, "xref": "x", "y0": 5.651, "y1": 6.349, "yref": "y"}, {"fillcolor": "rgb(82, 140, 18)", "layer": "between", "line": {"width": 0}, "type": "rect", "x0": 6.632, "x1": 7.368, "xref": "x", "y0": 5.632, "y1": 6.368, "yref": "y"}, {"fillcolor": "rgb(69, 135, 22)", "layer": "between", "line": {"width": 0}, "type": "rect", "x0": 7.616, "x1": 8.384, "xref": "x", "y0": 5.616, "y1": 6.384, "yref": "y"}, {"fillcolor": "rgb(47, 126, 31)", "layer": "between", "line": {"width": 0}, "type": "rect", "x0": 8.588, "x1": 9.412, "xref": "x", "y0": 5.588, "y1": 6.412, "yref": "y"}, {"fillcolor": "rgb(23, 111, 40)", "layer": "between", "line": {"width": 0}, "type": "rect", "x0": 9.549, "x1": 10.45, "xref": "x", "y0": 5.549, "y1": 6.451, "yref": "y"}, {"fillcolor": "rgb(13, 94, 44)", "layer": "between", "line": {"width": 0}, "type": "rect", "x0": 10.51, "x1": 11.49, "xref": "x", "y0": 5.51, "y1": 6.49, "yref": "y"}], "xaxis": {"range": [-0.5, 11.5], "zeroline": false, "showgrid": false, "scaleanchor": "y", "constrain": "domain"}, "yaxis": {"range": [-0.5, 6.5], "zeroline": false, "showgrid": false}, "autosize": true, "title": {"text": "Distance map"}, "showlegend": true}}
